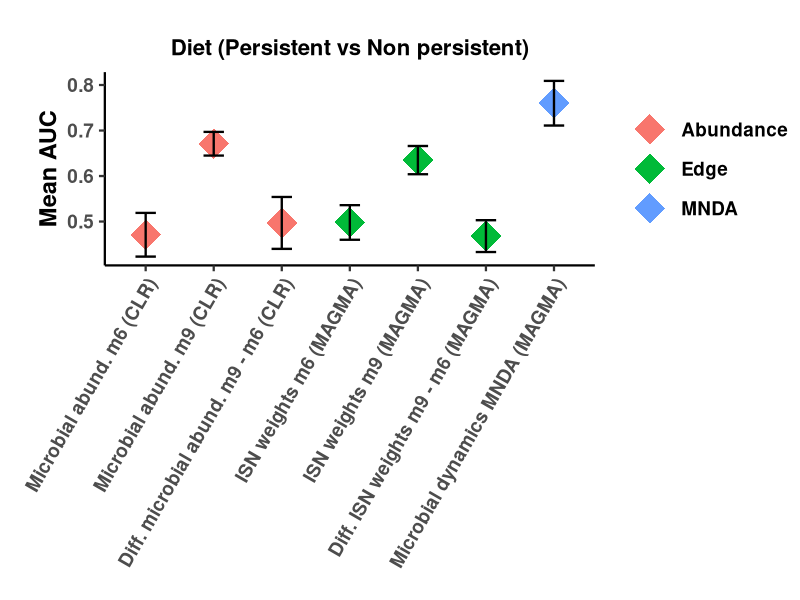
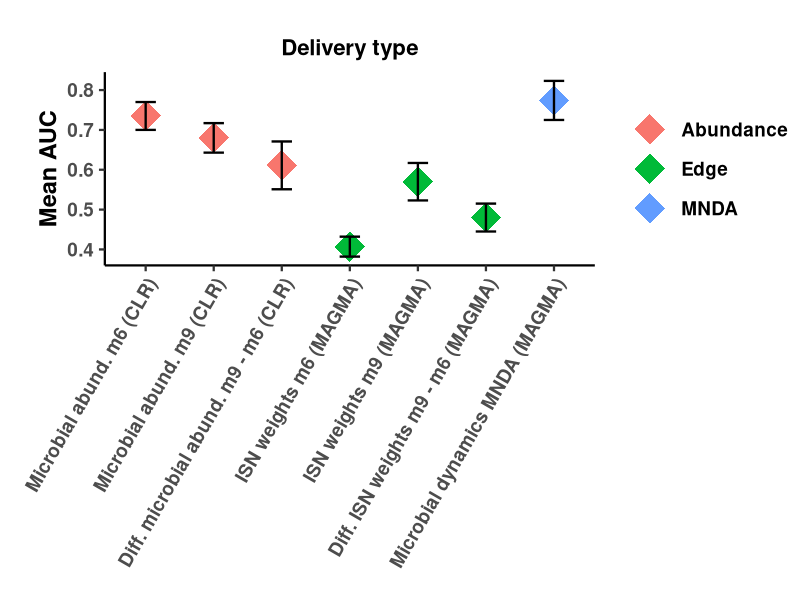
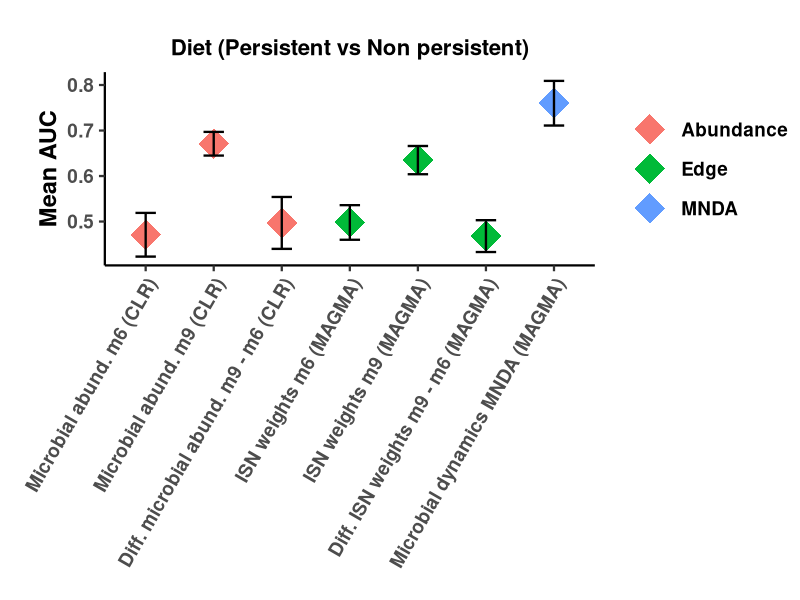
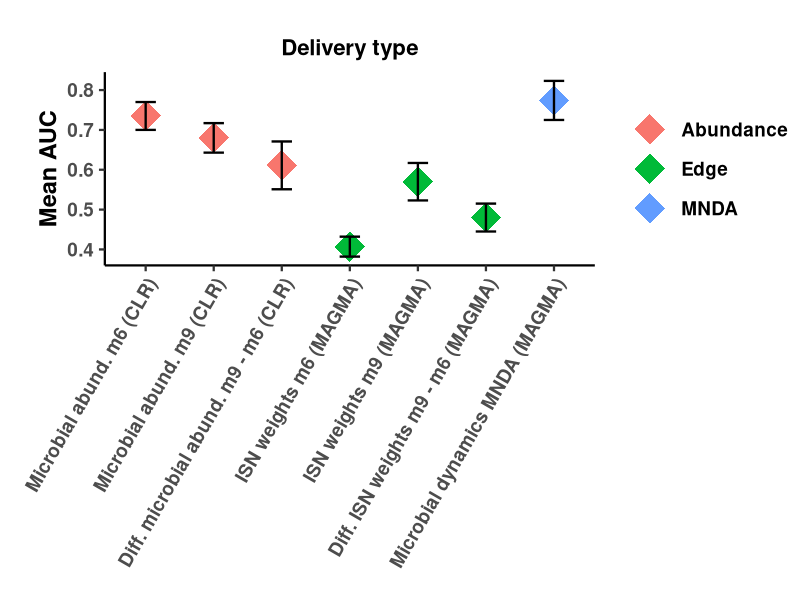

Recreate these plots in R, in order.
library(readxl)
library(ggplot2)

data_path   = "C:/Users/fmelo/Documents/GitHub/microbiome_dynamics/Results/Prediction/"
graph_pred_path = "C:/Users/fmelo/Documents/GitHub/microbiome_dynamics/Graphs/Prediction/"
graph_path =  "C:/Users/fmelo/Documents/GitHub/microbiome_dynamics/Graphs/Pie_chart//"


setwd(data_path)


Diet <- read_excel("Final_in_the_paper_results_prediction.xlsx", sheet = "Diet")
colnames(Diet) = c("Input", "AUC", "sd")

Input_name = c("Microbial abund. m6 (CLR)", "Microbial abund. m9 (CLR)", "Diff. microbial abund. m9 - m6 (CLR)", 
               "ISN weights m6 (MAGMA)", "ISN weights m9 (MAGMA)", "Diff. ISN weights m9 - m6 (MAGMA)", 
               "Microbial dynamics MNDA (MAGMA)")
Diet$Input = Input_name
Delivery <- read_excel("Final_in_the_paper_results_prediction.xlsx", sheet = "Mode of Delivery")
colnames(Delivery) = c("Input", "AUC", "sd")
Delivery$Input = Input_name




Diet$Group = c("Abundance","Abundance","Abundance", "Edge", "Edge","Edge", "MNDA") 
Diet$Group = as.factor(Diet$Group)
level_order = c(Diet$Input)
p<-ggplot(Diet, aes(x=factor(Input, level =level_order), y=AUC)) + 
  geom_point(aes(color=Group), shape = 18, size = 10)+
  geom_errorbar(aes(ymin=AUC-sd, ymax=AUC+sd), width=.3,size = 0.8,
                position=position_dodge(0.05))+
  theme_classic(base_size = 17)+
  theme(axis.text.x = element_text(angle = 60, vjust =1, hjust=1), plot.margin = unit(c(1,0,0,1), "cm"),
        axis.text=element_text(face="bold"),
              axis.title=element_text(face="bold"), 
        ,legend.text=element_text(face="bold"), legend.title=element_blank(), 
        plot.title = element_text(size=16, face="bold",hjust = 0.5))+
  labs(y= "Mean AUC",x = "", fill = "")+
  ggtitle("Diet (Persistent vs Non persistent)")#+
  
p

setwd(graph_pred_path)

png("Graph_Diet_persistent_vs_NONPERS.png", width = 300, height = 300, units='mm', res = 300)
p
dev.off()



# Mode of delivery  -------------------------------------------------------

Delivery$Group = c("Abundance","Abundance","Abundance", "Edge", "Edge","Edge", "MNDA") 
Delivery$Group = as.factor(Delivery$Group)
level_order = c(Delivery$Input)
p<-ggplot(Delivery, aes(x=factor(Input, level =level_order), y=AUC)) + 
  geom_point(aes(color=Group), shape = 18, size = 10)+
  geom_errorbar(aes(ymin=AUC-sd, ymax=AUC+sd), width=.3,size = 0.8,
                position=position_dodge(0.05))+
  theme_classic(base_size = 17)+
  theme(axis.text.x = element_text(angle = 60, vjust =1, hjust=1), plot.margin = unit(c(1,0,0,1), "cm"),
        axis.text=element_text(face="bold"),
        axis.title=element_text(face="bold"), 
        ,legend.text=element_text(face="bold"), legend.title=element_blank(), 
        plot.title = element_text(size=16, face="bold",hjust = 0.5))+
  labs(y= "Mean AUC",x = "", fill = "")+
  ggtitle("Delivery type")#+
# theme_bw(base_size = 17, base_line_size = 1.1)+
# theme_classic()
# theme_classic(base_size = 17, base_line_size = 1.1)+
# theme(axis.text=element_text(face="bold"),
#       axis.title=element_text(face="bold"), title = element_text(face = "bold",),legend.key.size = unit(1, 'cm'),text = element_text(size = 35),legend.position="top")
p


png("Graph_Delivery.png", width = 300, height = 300, units='mm', res = 300)
p
dev.off()




